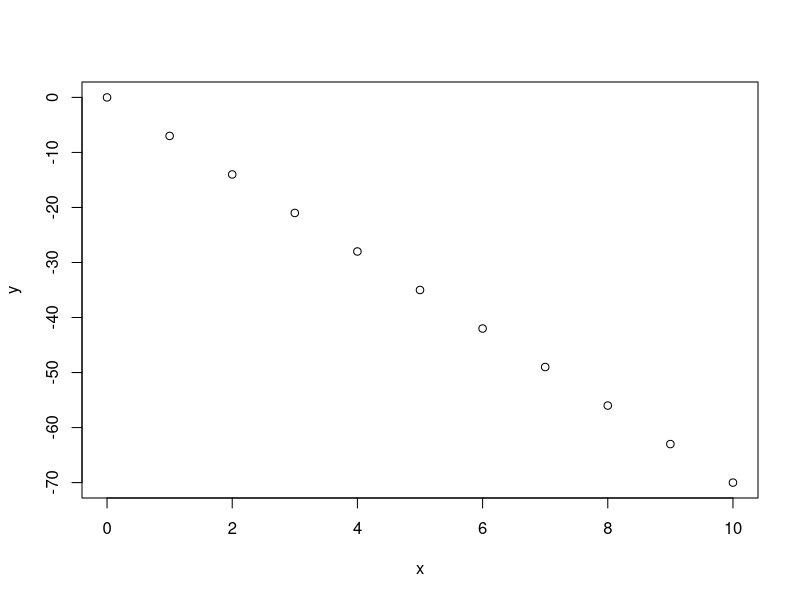

The R script that drew this image: (Note: this script raises an error after producing the figure.)
## ---- chunk 1
#| include: false
g <- glue::glue
library(ggplot2)
sapply(list.files(here::here('R'), full.names = T), source)
## ---- chunk 2

x <- 0:10
cost <- x*10

y <- -cost * (8000 - x)/8000 + (24000 - cost) * x/8000

plot(x, y)

## ---- chunk 3
get_lecture_homework(12)
